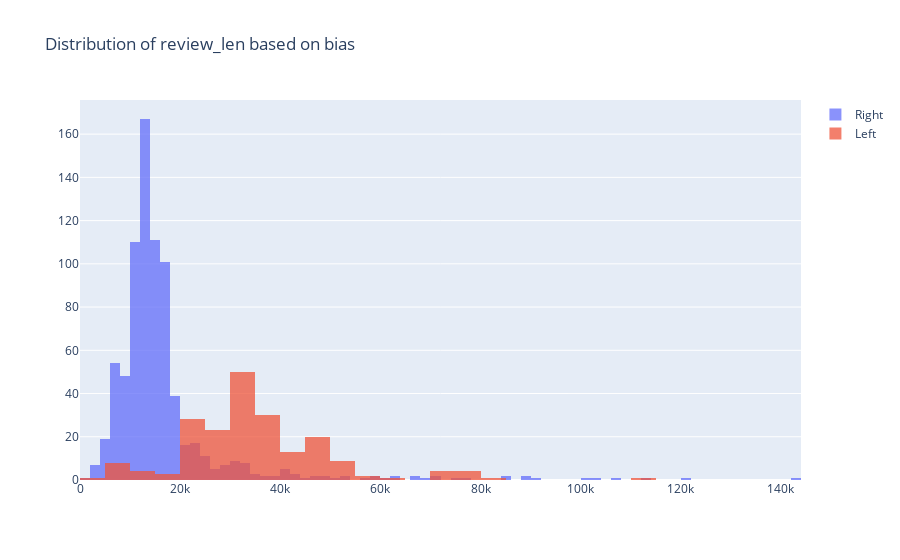

Here is the notebook cell this chart was saved with:
### Code cell
x1 = df.loc[df['Bias_num'] == 1, 'review_len']
x0 = df.loc[df['Bias_num'] == 0, 'review_len']

trace1 = go.Histogram(
    x=x0, name='Right',
    opacity=0.75
)
trace2 = go.Histogram(
    x=x1, name = 'Left',
    opacity=0.75
)

data = [trace1, trace2]
layout = go.Layout(barmode='overlay', title='Distribution of review_len based on bias')
fig = go.Figure(data=data, layout=layout)
fig.show()

### Figure 1 — Plotly figure (JSON) as saved in the notebook; plotly's stock layout.template omitted (floating-point values rounded to 4 significant figures; data arrays with more than 128 entries replaced by an {"elided": "..."} marker saying what was removed)
{"data": [{"name": "Right", "opacity": 0.75, "type": "histogram", "x": {"elided": "777 int values"}}, {"name": "Left", "opacity": 0.75, "type": "histogram", "x": {"elided": "202 int values"}}], "layout": {"barmode": "overlay", "title": {"text": "Distribution of review_len based on bias"}}}
